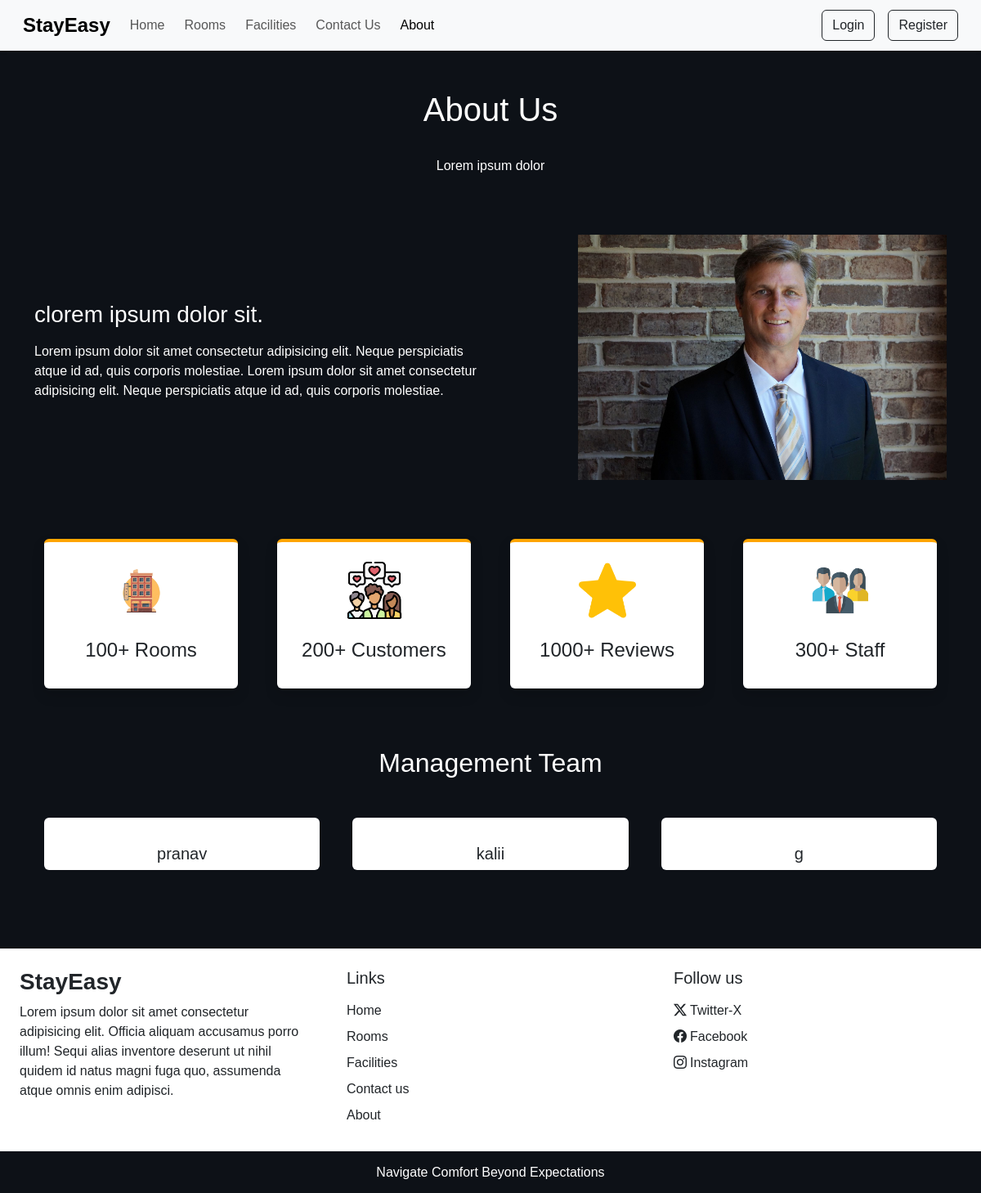
The page /about.php on the database as committed earlier.
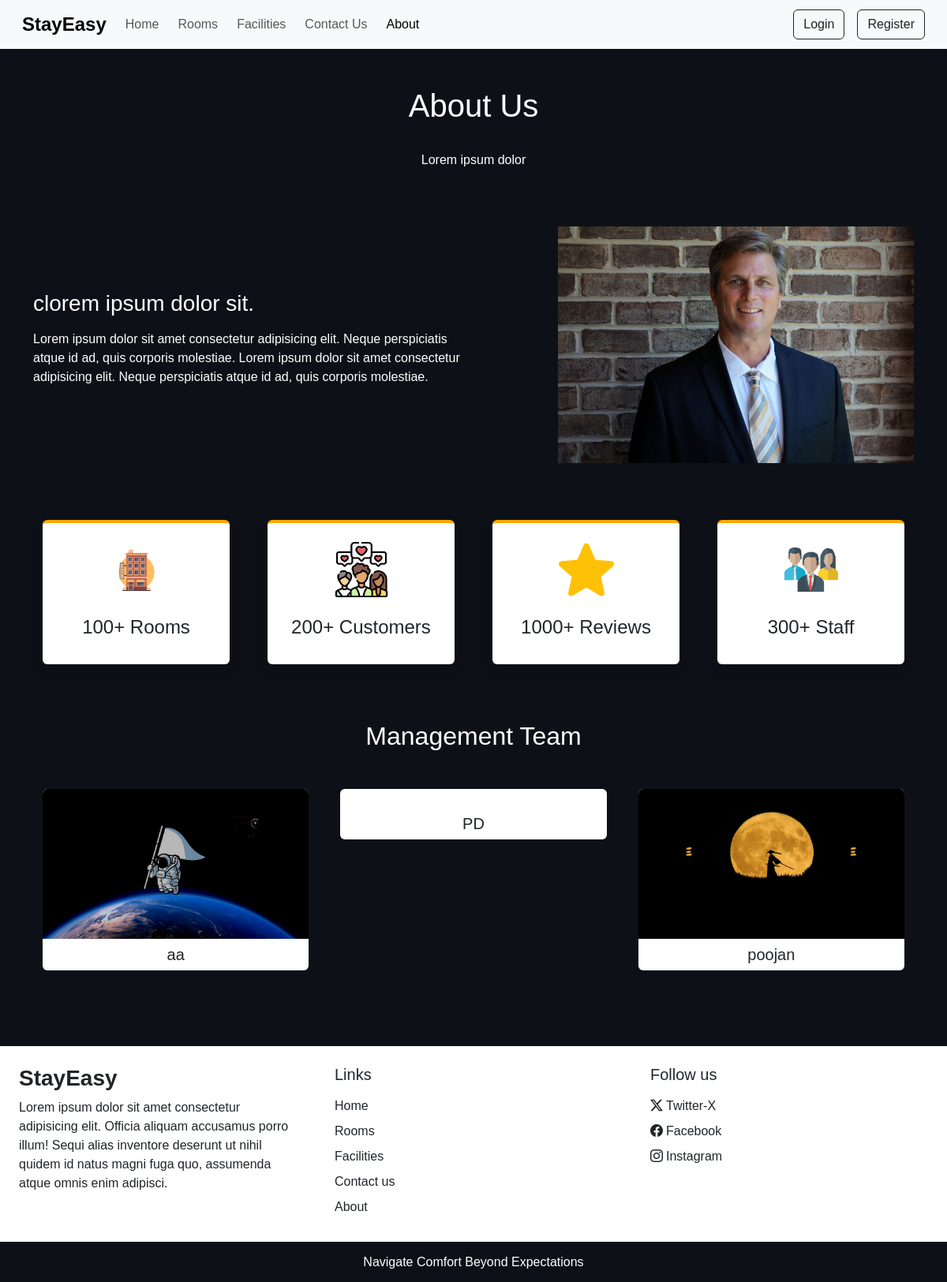
The same page on the database as committed later.
### tables this page shows
CREATE TABLE `team_details` (
  `sr_no` int(10) NOT NULL,
  `name` varchar(20) NOT NULL,
  `picture` varchar(150) NOT NULL
);

### admin/inc/db_config.php (called while the page is built, shortened)
<?php
    function selectAll($table)
    {
        $con = $GLOBALS['con'];
        $res = mysqli_query($con,"SELECT * FROM $table");
        return $res;
    }
    function select($sql,$values,$datatypes)
    {
        $con = $GLOBALS['con'];
        if($stmt = mysqli_prepare($con,$sql))
        {
            mysqli_stmt_bind_param($stmt,$datatypes,...$values);
            if(mysqli_stmt_execute($stmt))
            {
                $res = mysqli_stmt_get_result($stmt);
                return $res;
            }
            else
            {
                mysqli_stmt_close($stmt);
                die("Query can't be executed - Select ");
            }
        }
        else
        {
            die("Query can't be prepared - Select");
        }
    }
?>

### about.php (the view, shortened to what this page needs)
<!DOCTYPE html>
<html lang="en">
<head>
    <?php require('inc/links.php')?>
<link rel="stylesheet" href="https://cdn.jsdelivr.net/npm/swiper@11/swiper-bundle.min.css" />
</head>
<body style="background-color:#0D1117;">
    <?php require('inc/header.php');?>
    <div class="my-5 px-4">
        <h1 class="h-font text-center"><font face ="Raleway" color ="white" >About Us</font></h1>
        <div class="h-line width-50 mt-2">
            <p class = "text-center mt-2"><br>
                <font color = "white">Lorem ipsum dolor</font><br>
            </p>
        </div>
    </div><br>
    <div class="container">
        <div class="row justify-content-between align-items-center">
            <div class="col-lg-6 col-md-5 mb-4 order-lg-1 order-md-1 order-2">
                <h3 class="mb-3"><font color="white">clorem ipsum dolor sit.</font></h3>
                <p>
                    <font color="white">
                        Lorem ipsum dolor sit amet consectetur adipisicing elit.
                        Neque perspiciatis atque id ad, quis corporis molestiae.
                        Lorem ipsum dolor sit amet consectetur adipisicing elit.
                        Neque perspiciatis atque id ad, quis corporis molestiae.
                    </font>
                </p>
            </div>
            <div class="col-lg-5 col-md-5 mb-4 order-lg-2 order-1 order-md-2">
                    <img src="\img\stayeasy\stayeasy\image\about\img_manager.jpg" alt="" class="w-100">
            </div>
        </div>
    </div>
    <div class="container mt-5">
        <div class="row">
            <div class= "col-lg-3 col-md-6 mb-4 px-4">
                <div class="bg-white rounded p-4 border-top border-4 text-center shadow box">
                    <img src="\img\stayeasy\stayeasy\image\about\img_hotel.png" alt="" width="70px">
                    <h4 class = "mt-4">100+ Rooms</h4>
                </div>
            </div>
            <div class= "col-lg-3 col-md-6 mb-4 px-4">
                <div class="bg-white rounded p-4 border-top border-4 text-center shadow box">
                    <img src="\img\stayeasy\stayeasy\image\about\img_customer.png" alt="" width="70px">
                    <h4 class = "mt-4">200+ Customers</h4>
                </div>
            </div>
            <div class= "col-lg-3 col-md-6 mb-4 px-4">
                <div class="bg-white rounded p-4 border-top border-4 text-center shadow box">
                    <img src="\img\stayeasy\stayeasy\image\about\img_rating.png" alt="" width="70px">
                   <h4 class = "mt-4">1000+ Reviews</h4>
                </div>
            </div>
            <div class= "col-lg-3 col-md-6 mb-4 px-4">
                <div class="bg-white rounded p-4 border-top border-4 text-center shadow box">
                    <img src="\img\stayeasy\stayeasy\image\about\img_staff.png" alt="" width="70px">
                   <h4 class = "mt-4">300+ Staff</h4>
                </div>
            </div>
         </div>
    </div>
    <h2 class="my-5  h-font text-center"><font color = "white">Management Team</font></h2>
   <div class="container px-4">
    <div class="swiper mySwiper">
        <div class="swiper-wrapper mb-5">
            <?php
                $about_r =selectAll('team_details');
                $path = ABOUT_IMG_PATH;
                while($row = mysqli_fetch_assoc($about_r))
                {
                    echo <<<data
                    <div class="swiper-slide bg-white text-center overflow-hidden rounded">
                        <img src="$path$row[picture]" alt="" class = "w-100">
                        <h5 class="mt-2">$row[name]</h5>
                    </div>
                    data;
                }
            ?>
            </div>
  </div>
   </div>
    <?php require('inc/footer.php');?>
    </body>
</html>

### inc/links.php (shortened to what this page needs)
<link href="https://cdn.jsdelivr.net/npm/bootstrap@5.3.2/dist/css/bootstrap.min.css" rel="stylesheet">
<link rel="stylesheet" href="https://cdn.jsdelivr.net/npm/bootstrap-icons@1.11.3/font/bootstrap-icons.min.css">
<link rel="stylesheet" href="\img\stayeasy\stayeasy\css\common.css">

### inc/header.php (shortened to what this page needs)
<?php
    require('admin/inc/db_config.php');
        $contact_q = "SELECT * FROM `contact_details` WHERE `sr_no` = ?";
        $values = [1];
        $contact_r = mysqli_fetch_assoc(select($contact_q,$values,'i'));
?>
<nav id = "nav-bar" class="navbar navbar-expand-lg navbar-light px-lg-3 py-lg-2 shadow-sm sticky-top bg-body-tertiary ">
    <div class="container-fluid">
        <a class="navbar-brand me-3" href="index.php"><font size = 5><strong>StayEasy</strong></font></a>
        <div class="collapse navbar-collapse " id="navbarSupportedContent">
        <ul class="navbar-nav me-auto mb-2 mb-lg-0">
            <li class="nav-item">
            <a class="nav-link  me-2"  href="index.php">Home</a>
            </li>
            <li class="nav-item">
            <a class="nav-link me-2" href="rooms.php">Rooms</a>
            </li>
            <li class="nav-item">
            <a class="nav-link me-2" href="facilities.php">Facilities</a>
            </li>
            <li class="nav-item">
            <a class="nav-link me-2" href="contact.php">Contact Us</a>
            </li>
            <li class="nav-item">
            <a class="nav-link" href="about.php">About</a>
            </li>
        </ul>
        <div class="d-flex" >
            <button type="button" class="btn btn-outline-dark shadow-none me-lg-3 me-2" data-bs-toggle="modal" data-bs-target="#loginModal">
                Login
            </button>
            <button type="button" class="btn btn-outline-dark shadow-none" data-bs-toggle="modal" data-bs-target="#registerModal">
                Register
            </button>
        </div>
        </div>
    </div>
</nav>

### inc/footer.php (shortened to what this page needs)
<div class="container-fluid bg-white mt-5">
        <div class = "row">
            <div class = "col-lg-4 p-4">
                <h3 class="h2-font fw-bold fs-3 mb-2">StayEasy</h3>
                <p>
                    Lorem ipsum dolor sit amet consectetur adipisicing elit. Officia aliquam
                    accusamus porro illum! Sequi alias inventore deserunt ut nihil quidem id
                    natus magni fuga quo, assumenda atque omnis enim adipisci.
                </p>
            </div>
            <div class = "col-lg-4 p-4">
                <h5 class = "mb-3">Links</h5>
                <a href="index.php" class ="d-inline-block mb-2 text-dark text-decoration-none">Home</a><br>
                <a href="rooms.php" class ="d-inline-block mb-2 text-dark text-decoration-none">Rooms</a><br>
                <a href="facilities.php" class ="d-inline-block mb-2 text-dark text-decoration-none">Facilities</a><br>
                <a href="contact.php" class ="d-inline-block mb-2 text-dark text-decoration-none">Contact us</a><br>
                <a href="about.php" class ="d-inline-block mb-2 text-dark text-decoration-none">About</a>
            </div>
            <div class = "col-lg-4 p-4">
                <h5 class="mb-3">Follow us</h5>
                <?php
                    if($contact_r['tw']!='')
                    {
                        echo <<<data
                        <a href=" $contact_r[tw]" class ="d-inline-block text-dark text-decoration-none mb-2 ">
                            <i class="bi bi-twitter-x me-1"></i>Twitter-X
                        </a><br>
                        data;
                    }
                ?>
                <a href="<?php echo $contact_r['fb'] ?>" class ="d-inline-block text-dark text-decoration-none mb-2 "><i class="bi bi-facebook me-1"></i>Facebook</a><br>
                <a href="<?php echo $contact_r['insta'] ?>" class ="d-inline-block text-dark text-decoration-none  "><i class="bi bi-instagram me-1"></i>Instagram</a><br>
            </div>
        </div>
</div>
    <h6 class="text-center p-3 m-0"><font color = "white">Navigate Comfort Beyond Expectations</font></h6>

### admin/css/common.css (style rules this page uses)
:root { --black:#0D1117; --black_hover:#111e2e; }
* { font-family: 'Raleway', sans-serif; }
.h-font { font-family: 'Raleway'; }

### about.php (style rules this page uses)
.box { border-top-color: orange !important; }

Rows that differ between the two databases and show on the page:
removed team_details: name "pranav"
removed team_details: name "kalii"
removed team_details: name "g"
added team_details: picture (picture), name "aa"
added team_details: name "PD"
added team_details: picture (picture), name "poojan"
